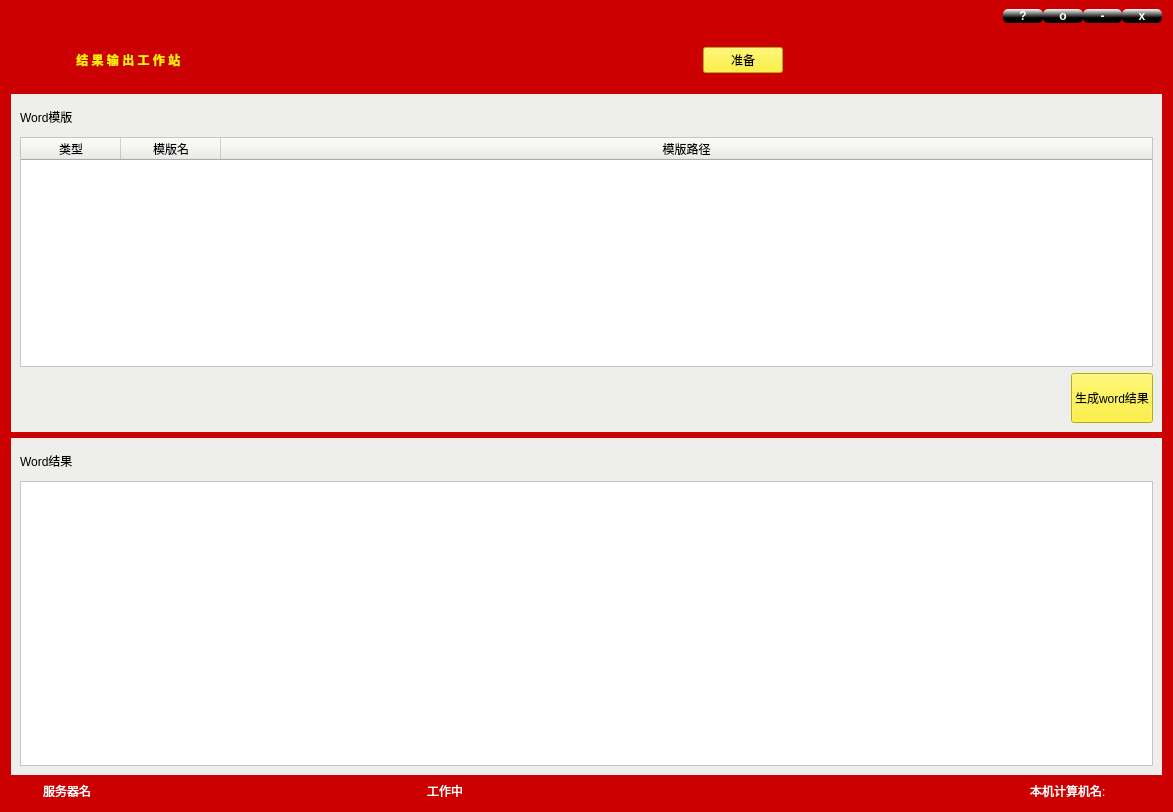
<?xml version="1.0" encoding="UTF-8"?>
<ui version="4.0">
 <class>ResultOutputWidget</class>
 <widget class="QWidget" name="ResultOutputWidget">
  <property name="geometry">
   <rect>
    <x>0</x>
    <y>0</y>
    <width>1173</width>
    <height>812</height>
   </rect>
  </property>
  <property name="windowTitle">
   <string>Form</string>
  </property>
  <property name="styleSheet">
   <string notr="true">background-color: rgb(204, 0, 0);</string>
  </property>
  <layout class="QGridLayout" name="gridLayout">
   <property name="topMargin">
    <number>6</number>
   </property>
   <item row="4" column="0">
    <layout class="QHBoxLayout" name="horizontalLayout_6" stretch="2,2,2,20,2,2,40,2,10">
     <item>
      <widget class="QLabel" name="label_6">
       <property name="styleSheet">
        <string notr="true">image: url(:/icon/source/Icon/BlueScreen32x32.ico);</string>
       </property>
       <property name="text">
        <string/>
       </property>
      </widget>
     </item>
     <item>
      <widget class="QLabel" name="label_5">
       <property name="styleSheet">
        <string notr="true">font: 12pt &quot;Ubuntu&quot;;
color: rgb(255, 255, 255);</string>
       </property>
       <property name="text">
        <string>服务器名</string>
       </property>
      </widget>
     </item>
     <item>
      <widget class="QLabel" name="label_8">
       <property name="styleSheet">
        <string notr="true">image: url(:/image/source/Image/GreenCorrect16x16.png);</string>
       </property>
       <property name="text">
        <string/>
       </property>
      </widget>
     </item>
     <item>
      <spacer name="horizontalSpacer_5">
       <property name="orientation">
        <enum>Qt::Horizontal</enum>
       </property>
       <property name="sizeHint" stdset="0">
        <size>
         <width>40</width>
         <height>20</height>
        </size>
       </property>
      </spacer>
     </item>
     <item>
      <widget class="QLabel" name="label_7">
       <property name="styleSheet">
        <string notr="true">image: url(:/image/source/Image/ws_Running14x14.png);</string>
       </property>
       <property name="text">
        <string/>
       </property>
      </widget>
     </item>
     <item>
      <widget class="QLabel" name="label_10">
       <property name="styleSheet">
        <string notr="true">font: 12pt &quot;Ubuntu&quot;;
color: rgb(255, 255, 255);</string>
       </property>
       <property name="text">
        <string>工作中</string>
       </property>
      </widget>
     </item>
     <item>
      <spacer name="horizontalSpacer_6">
       <property name="orientation">
        <enum>Qt::Horizontal</enum>
       </property>
       <property name="sizeHint" stdset="0">
        <size>
         <width>40</width>
         <height>20</height>
        </size>
       </property>
      </spacer>
     </item>
     <item>
      <widget class="QLabel" name="label_11">
       <property name="styleSheet">
        <string notr="true">image: url(:/icon/source/Icon/BlueScreen32x32.ico);</string>
       </property>
       <property name="text">
        <string/>
       </property>
      </widget>
     </item>
     <item>
      <widget class="QLabel" name="label_9">
       <property name="styleSheet">
        <string notr="true">font: 12pt &quot;Ubuntu&quot;;
color: rgb(255, 255, 255);</string>
       </property>
       <property name="text">
        <string>本机计算机名:</string>
       </property>
      </widget>
     </item>
    </layout>
   </item>
   <item row="2" column="0">
    <widget class="QWidget" name="widget" native="true">
     <property name="styleSheet">
      <string notr="true">background-color: rgb(238, 238, 236);</string>
     </property>
     <layout class="QGridLayout" name="gridLayout_2">
      <item row="0" column="0">
       <layout class="QHBoxLayout" name="horizontalLayout_3">
        <property name="topMargin">
         <number>5</number>
        </property>
        <property name="bottomMargin">
         <number>5</number>
        </property>
        <item>
         <widget class="QLabel" name="label_3">
          <property name="styleSheet">
           <string notr="true">font: 13pt &quot;Ubuntu&quot;;</string>
          </property>
          <property name="text">
           <string>Word模版</string>
          </property>
         </widget>
        </item>
       </layout>
      </item>
      <item row="1" column="0">
       <widget class="QTableWidget" name="tableWidget_2">
        <property name="styleSheet">
         <string notr="true">QTableWidget{
background-color: rgb(255, 255, 255);
}
QHeaderView::section::hover{
background-color: qlineargradient(spread:pad, x1:1, y1:0.619318, x2:1, y2:0, stop:0 rgba(69, 205, 248, 255), stop:1 rgba(255, 255, 255, 255));
}
QScrollBar::handle::hover{
background-color: qlineargradient(spread:pad, x1:0, y1:0, x2:1, y2:0, stop:0 rgba(0, 0, 0, 255), stop:1 rgba(255, 255, 255, 255));
}</string>
        </property>
        <property name="editTriggers">
         <set>QAbstractItemView::NoEditTriggers</set>
        </property>
        <property name="selectionBehavior">
         <enum>QAbstractItemView::SelectRows</enum>
        </property>
        <property name="showGrid">
         <bool>false</bool>
        </property>
        <attribute name="horizontalHeaderHighlightSections">
         <bool>false</bool>
        </attribute>
        <attribute name="horizontalHeaderShowSortIndicator" stdset="0">
         <bool>true</bool>
        </attribute>
        <attribute name="horizontalHeaderStretchLastSection">
         <bool>true</bool>
        </attribute>
        <attribute name="verticalHeaderHighlightSections">
         <bool>false</bool>
        </attribute>
        <column>
         <property name="text">
          <string>类型</string>
         </property>
        </column>
        <column>
         <property name="text">
          <string>模版名</string>
         </property>
        </column>
        <column>
         <property name="text">
          <string>模版路径</string>
         </property>
        </column>
       </widget>
      </item>
      <item row="2" column="0">
       <layout class="QHBoxLayout" name="horizontalLayout_4">
        <item>
         <spacer name="horizontalSpacer_4">
          <property name="orientation">
           <enum>Qt::Horizontal</enum>
          </property>
          <property name="sizeHint" stdset="0">
           <size>
            <width>40</width>
            <height>50</height>
           </size>
          </property>
         </spacer>
        </item>
        <item>
         <widget class="QPushButton" name="pushButton_2">
          <property name="sizePolicy">
           <sizepolicy hsizetype="Minimum" vsizetype="Preferred">
            <horstretch>0</horstretch>
            <verstretch>0</verstretch>
           </sizepolicy>
          </property>
          <property name="styleSheet">
           <string notr="true">QPushButton{
border-color: rgb(255, 159, 53);
background-color: rgb(255, 241, 11);
}
QPushButton::hover{
border-color: rgb(255, 159, 53);
	background-color: rgb(237, 212, 0);
}
QPushButton::pressed{
border-color: rgb(255, 159, 53);
background-color: rgb(245, 121, 0);
}</string>
          </property>
          <property name="text">
           <string>生成word结果</string>
          </property>
         </widget>
        </item>
       </layout>
      </item>
     </layout>
    </widget>
   </item>
   <item row="3" column="0">
    <widget class="QWidget" name="widget_2" native="true">
     <property name="styleSheet">
      <string notr="true">background-color: rgb(238, 238, 236);</string>
     </property>
     <layout class="QGridLayout" name="gridLayout_3">
      <item row="1" column="0">
       <widget class="QTableWidget" name="tableWidget">
        <property name="styleSheet">
         <string notr="true">QTableWidget{
background-color: rgb(255, 255, 255);
}
QHeaderView::section::hover{
background-color: qlineargradient(spread:pad, x1:1, y1:0.619318, x2:1, y2:0, stop:0 rgba(69, 205, 248, 255), stop:1 rgba(255, 255, 255, 255));
}
QScrollBar::handle::hover{
background-color: qlineargradient(spread:pad, x1:0, y1:0, x2:1, y2:0, stop:0 rgba(0, 0, 0, 255), stop:1 rgba(255, 255, 255, 255));
}</string>
        </property>
       </widget>
      </item>
      <item row="0" column="0">
       <layout class="QHBoxLayout" name="horizontalLayout_5">
        <property name="topMargin">
         <number>5</number>
        </property>
        <property name="bottomMargin">
         <number>5</number>
        </property>
        <item>
         <widget class="QLabel" name="label_4">
          <property name="styleSheet">
           <string notr="true">font: 13pt &quot;Ubuntu&quot;;</string>
          </property>
          <property name="text">
           <string>Word结果</string>
          </property>
         </widget>
        </item>
       </layout>
      </item>
     </layout>
    </widget>
   </item>
   <item row="1" column="0">
    <layout class="QHBoxLayout" name="horizontalLayout" stretch="2,10,16,2,16">
     <property name="spacing">
      <number>15</number>
     </property>
     <property name="topMargin">
      <number>15</number>
     </property>
     <property name="bottomMargin">
      <number>15</number>
     </property>
     <item>
      <widget class="QLabel" name="label">
       <property name="styleSheet">
        <string notr="true">image: url(:/emblem/source/emblem/党徽.png);</string>
       </property>
       <property name="text">
        <string/>
       </property>
      </widget>
     </item>
     <item>
      <widget class="QLabel" name="label_2">
       <property name="styleSheet">
        <string notr="true">font: 26pt &quot;Ubuntu&quot;;
color: rgb(255, 241, 11);
font-weight:550;</string>
       </property>
       <property name="text">
        <string> 结 果 输 出 工 作 站</string>
       </property>
      </widget>
     </item>
     <item>
      <spacer name="horizontalSpacer">
       <property name="orientation">
        <enum>Qt::Horizontal</enum>
       </property>
       <property name="sizeHint" stdset="0">
        <size>
         <width>40</width>
         <height>20</height>
        </size>
       </property>
      </spacer>
     </item>
     <item>
      <widget class="QPushButton" name="pushButton">
       <property name="sizePolicy">
        <sizepolicy hsizetype="Preferred" vsizetype="Preferred">
         <horstretch>0</horstretch>
         <verstretch>0</verstretch>
        </sizepolicy>
       </property>
       <property name="styleSheet">
        <string notr="true">QPushButton{
font: 20pt &quot;Ubuntu&quot;;
border-color: rgb(255, 159, 53);
background-color: rgb(255, 241, 11);
}
QPushButton::hover{
font: 20pt &quot;Ubuntu&quot;;
border-color: rgb(255, 159, 53);
	background-color: rgb(237, 212, 0);
}
QPushButton::pressed{
font: 20pt &quot;Ubuntu&quot;;
border-color: rgb(255, 159, 53);
background-color: rgb(245, 121, 0);
}</string>
       </property>
       <property name="text">
        <string>准备</string>
       </property>
       <property name="icon">
        <iconset resource="imageresource.qrc">
         <normaloff>:/image/source/Image/Process128x128.png</normaloff>:/image/source/Image/Process128x128.png</iconset>
       </property>
       <property name="iconSize">
        <size>
         <width>50</width>
         <height>50</height>
        </size>
       </property>
      </widget>
     </item>
     <item>
      <spacer name="horizontalSpacer_3">
       <property name="orientation">
        <enum>Qt::Horizontal</enum>
       </property>
       <property name="sizeHint" stdset="0">
        <size>
         <width>40</width>
         <height>20</height>
        </size>
       </property>
      </spacer>
     </item>
    </layout>
   </item>
   <item row="0" column="0">
    <layout class="QHBoxLayout" name="horizontalLayout_2" stretch="25,1,1,1,1">
     <property name="spacing">
      <number>0</number>
     </property>
     <property name="topMargin">
      <number>0</number>
     </property>
     <item>
      <spacer name="horizontalSpacer_2">
       <property name="orientation">
        <enum>Qt::Horizontal</enum>
       </property>
       <property name="sizeHint" stdset="0">
        <size>
         <width>40</width>
         <height>20</height>
        </size>
       </property>
      </spacer>
     </item>
     <item>
      <widget class="QPushButton" name="pushButton_6">
       <property name="sizePolicy">
        <sizepolicy hsizetype="Minimum" vsizetype="Fixed">
         <horstretch>0</horstretch>
         <verstretch>0</verstretch>
        </sizepolicy>
       </property>
       <property name="styleSheet">
        <string notr="true">QPushButton{
color: rgb(255, 255, 255);
font: 15pt &quot;Ubuntu&quot;;
font-weight:600;
border-radius:5px;
background-color: qlineargradient(spread:pad, x1:0.515, y1:0.642, x2:0.51, y2:0, stop:0 rgba(0, 0, 0, 255), stop:1 rgba(255, 255, 255, 255));
}
QPushButton::hover{
color: rgb(255, 255, 255);
font: 15pt &quot;Ubuntu&quot;;
font-weight:600;
border-radius:5px;
background-color: qlineargradient(spread:reflect, x1:0.433, y1:0.966, x2:0.437, y2:0.466318, stop:0.262887 rgba(0, 0, 0, 255), stop:1 rgba(255, 255, 255, 255));
}
QPushButton::pressed{
color: rgb(255, 255, 255);
font: 15pt &quot;Ubuntu&quot;;
font-weight:600;
border-radius:5px;
	background-color: qlineargradient(spread:pad, x1:0.5, y1:0.239, x2:0.50532, y2:1, stop:0 rgba(0, 0, 0, 255), stop:1 rgba(255, 255, 255, 255));
}</string>
       </property>
       <property name="text">
        <string>?</string>
       </property>
       <property name="iconSize">
        <size>
         <width>8</width>
         <height>8</height>
        </size>
       </property>
      </widget>
     </item>
     <item>
      <widget class="QPushButton" name="pushButton_5">
       <property name="styleSheet">
        <string notr="true">QPushButton{
color: rgb(255, 255, 255);
font: 15pt &quot;Ubuntu&quot;;
font-weight:600;
border-radius:5px;
background-color: qlineargradient(spread:pad, x1:0.515, y1:0.642, x2:0.51, y2:0, stop:0 rgba(0, 0, 0, 255), stop:1 rgba(255, 255, 255, 255));
}
QPushButton::hover{
color: rgb(255, 255, 255);
font: 15pt &quot;Ubuntu&quot;;
font-weight:600;
border-radius:5px;
background-color: qlineargradient(spread:reflect, x1:0.433, y1:0.966, x2:0.437, y2:0.466318, stop:0.262887 rgba(0, 0, 0, 255), stop:1 rgba(255, 255, 255, 255));
}
QPushButton::pressed{
color: rgb(255, 255, 255);
font: 15pt &quot;Ubuntu&quot;;
font-weight:600;
border-radius:5px;
	background-color: qlineargradient(spread:pad, x1:0.5, y1:0.239, x2:0.50532, y2:1, stop:0 rgba(0, 0, 0, 255), stop:1 rgba(255, 255, 255, 255));
}</string>
       </property>
       <property name="text">
        <string>o</string>
       </property>
       <property name="iconSize">
        <size>
         <width>8</width>
         <height>8</height>
        </size>
       </property>
      </widget>
     </item>
     <item>
      <widget class="QPushButton" name="pushButton_4">
       <property name="styleSheet">
        <string notr="true">QPushButton{
color: rgb(255, 255, 255);
font: 15pt &quot;Ubuntu&quot;;
font-weight:600;
border-radius:5px;
background-color: qlineargradient(spread:pad, x1:0.515, y1:0.642, x2:0.51, y2:0, stop:0 rgba(0, 0, 0, 255), stop:1 rgba(255, 255, 255, 255));
}
QPushButton::hover{
color: rgb(255, 255, 255);
font: 15pt &quot;Ubuntu&quot;;
font-weight:600;
border-radius:5px;
background-color: qlineargradient(spread:reflect, x1:0.433, y1:0.966, x2:0.437, y2:0.466318, stop:0.262887 rgba(0, 0, 0, 255), stop:1 rgba(255, 255, 255, 255));
}
QPushButton::pressed{
color: rgb(255, 255, 255);
font: 15pt &quot;Ubuntu&quot;;
font-weight:600;
border-radius:5px;
	background-color: qlineargradient(spread:pad, x1:0.5, y1:0.239, x2:0.50532, y2:1, stop:0 rgba(0, 0, 0, 255), stop:1 rgba(255, 255, 255, 255));
}</string>
       </property>
       <property name="text">
        <string>-</string>
       </property>
       <property name="iconSize">
        <size>
         <width>8</width>
         <height>8</height>
        </size>
       </property>
      </widget>
     </item>
     <item>
      <widget class="QPushButton" name="pushButton_3">
       <property name="styleSheet">
        <string notr="true">QPushButton{
color: rgb(255, 255, 255);
font: 15pt &quot;Ubuntu&quot;;
font-weight:600;
border-radius:5px;
background-color: qlineargradient(spread:pad, x1:0.515, y1:0.642, x2:0.51, y2:0, stop:0 rgba(0, 0, 0, 255), stop:1 rgba(255, 255, 255, 255));
}
QPushButton::hover{
color: rgb(255, 255, 255);
font: 15pt &quot;Ubuntu&quot;;
font-weight:600;
border-radius:5px;
background-color: qlineargradient(spread:reflect, x1:0.433, y1:0.966, x2:0.437, y2:0.466318, stop:0.262887 rgba(0, 0, 0, 255), stop:1 rgba(255, 255, 255, 255));
}
QPushButton::pressed{
color: rgb(255, 255, 255);
font: 15pt &quot;Ubuntu&quot;;
font-weight:600;
border-radius:5px;
	background-color: qlineargradient(spread:pad, x1:0.5, y1:0.239, x2:0.50532, y2:1, stop:0 rgba(0, 0, 0, 255), stop:1 rgba(255, 255, 255, 255));
}</string>
       </property>
       <property name="text">
        <string>x</string>
       </property>
       <property name="iconSize">
        <size>
         <width>8</width>
         <height>8</height>
        </size>
       </property>
      </widget>
     </item>
    </layout>
   </item>
  </layout>
 </widget>
 <resources>
  <include location="imageresource.qrc"/>
 </resources>
 <connections>
  <connection>
   <sender>pushButton_4</sender>
   <signal>clicked()</signal>
   <receiver>ResultOutputWidget</receiver>
   <slot>showMinimized()</slot>
   <hints>
    <hint type="sourcelabel">
     <x>1114</x>
     <y>25</y>
    </hint>
    <hint type="destinationlabel">
     <x>1035</x>
     <y>1013</y>
    </hint>
   </hints>
  </connection>
  <connection>
   <sender>pushButton_5</sender>
   <signal>clicked()</signal>
   <receiver>ResultOutputWidget</receiver>
   <slot>showMaximized()</slot>
   <hints>
    <hint type="sourcelabel">
     <x>1082</x>
     <y>10</y>
    </hint>
    <hint type="destinationlabel">
     <x>910</x>
     <y>1013</y>
    </hint>
   </hints>
  </connection>
  <connection>
   <sender>pushButton_3</sender>
   <signal>clicked()</signal>
   <receiver>ResultOutputWidget</receiver>
   <slot>close()</slot>
   <hints>
    <hint type="sourcelabel">
     <x>1134</x>
     <y>24</y>
    </hint>
    <hint type="destinationlabel">
     <x>1089</x>
     <y>1013</y>
    </hint>
   </hints>
  </connection>
  <connection>
   <sender>tableWidget_2</sender>
   <signal>cellDoubleClicked(int,int)</signal>
   <receiver>ResultOutputWidget</receiver>
   <slot>openFile(int,int)</slot>
   <hints>
    <hint type="sourcelabel">
     <x>308</x>
     <y>268</y>
    </hint>
    <hint type="destinationlabel">
     <x>307</x>
     <y>990</y>
    </hint>
   </hints>
  </connection>
 </connections>
 <slots>
  <slot>dealSignal()</slot>
  <slot>openFile(int,int)</slot>
 </slots>
</ui>
